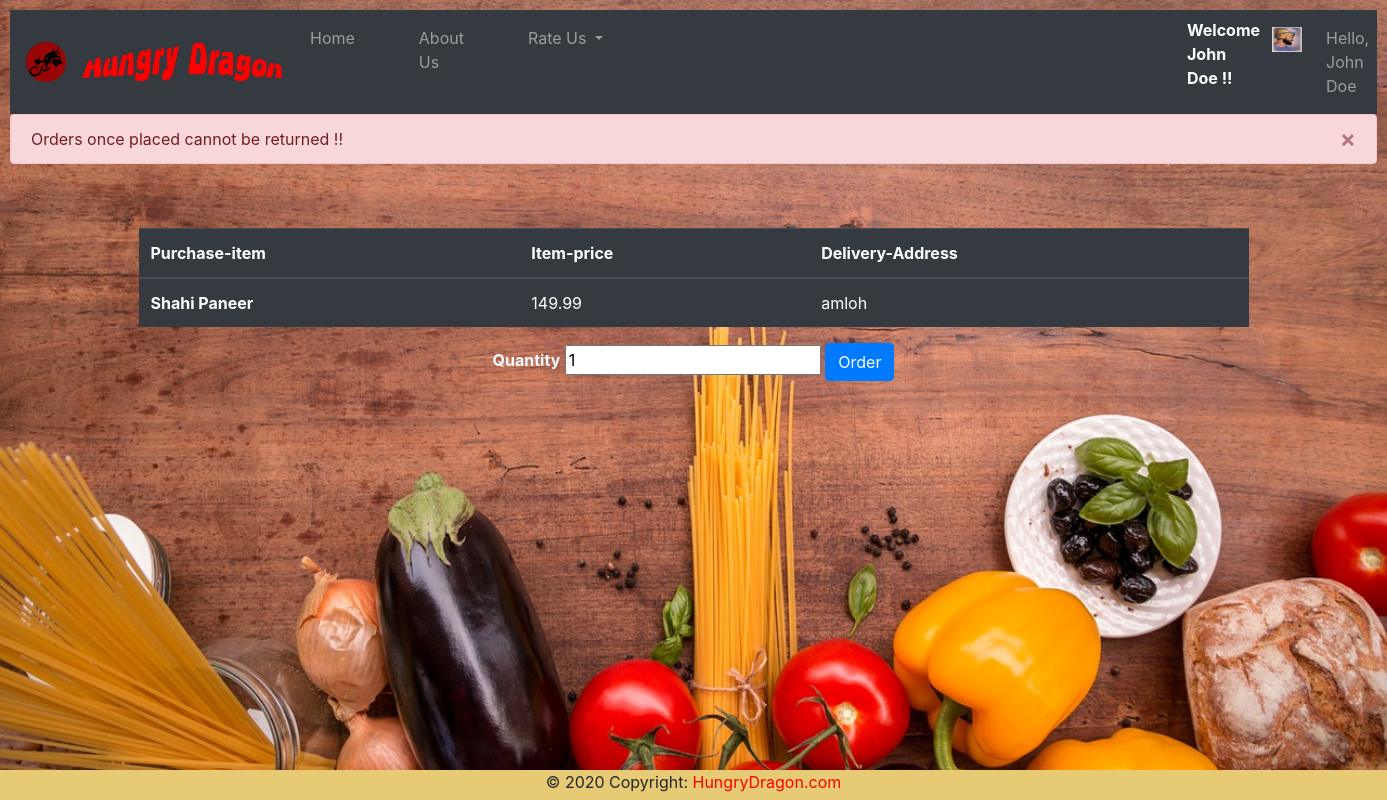
The page /order/Shahi Paneer (signed in) on the database its author committed.
### cust/models.py (models this page shows, shortened)
class Client(models.Model):
    user=models.OneToOneField(User,on_delete=models.CASCADE)
    phone=models.CharField(max_length=14)
    address=models.CharField(max_length=200)
    city=models.CharField(max_length=40)
    prime=models.BooleanField(default=False)
    state=models.CharField(max_length=40)
    image=models.FileField(upload_to="clients/images/")

### Dish/models.py (models this page shows, shortened)
class MainDish(models.Model):
	INDIAN='Indian'
	AMERICAN='American'
	CHINESE='Chinese'
	ITALIAN='Italian'
	TYPE_CHOICES=[(INDIAN,'Indian'),(AMERICAN,'American'),(CHINESE,'Chinese'),(ITALIAN,'Italian')]
	name=models.CharField(max_length=40)
	type=models.CharField(max_length=20,choices=TYPE_CHOICES,default=AMERICAN)
	desc=models.TextField(max_length=1000)
	image=models.FileField(upload_to='dishes/images/')
	price=models.FloatField(default=0.0)

### Order/views.py (the view)
# urls.py: path('<str:my_name>',views.purchase,name="purchase"),
def purchase(request,my_name):
	username=request.user.username
	user=User.objects.get(username=username)
	data=Client.objects.get(user=user)
	maindish=MainDish.objects.get(name=my_name)
	if data.prime==True:
		price="{:.2f}".format(maindish.price*0.9)
	else:
		price=maindish.price
	context={'client':data,'price':price,'dish':maindish}
	return render(request,"purchase.html",context)

### templates/purchase.html (shortened to what this page needs)
{% extends 'base.html' %}
{% load static %}
{% block body %}
<div class="alert alert-danger alert-dismissible fade show" style="height:50px;"  role="danger">
  Orders once placed cannot be returned !!
  <button type="button" class="close" data-dismiss="alert" aria-label="Close">
    <span aria-hidden="true">&times;</span>
  </button>
</div>
<br>
<br>
<div class="container">
<table class="table table-dark">
    <thead>
      <tr>
        <th scope="col">Purchase-item</th>
        <th scope="col">Item-price</th>
        <th scope="col">Delivery-Address</th>
      </tr>
    </thead>
    <tbody>
      <tr>
        <th scope="row">{{dish.name}}</th>
        <td>{{price}}</td>
        <td>{{client.address}}</td>
      </tr>
    </tbody>
  </table>
  <form action="placed/{{dish.name}}" method="POST">
    <center>
    <label for="orderquantity" style="color:aliceblue"><b>Quantity</b></label>
<input type="number" id="orderquantity" required value=1 name="quantity">
    <input class="btn btn-primary" type="submit" value="Order">
    </center>
</form>
</div>
{% endblock %}

### templates/base.html (shortened to what this page needs)
<!doctype html>
{% load static %}
<html lang="en">
  <head>
    <link rel="stylesheet" href="{% static 'CSS/bootstrap.min.css' %}" >
  </head>
  <body>
    <nav class="navbar navbar-expand-lg navbar-dark bg-dark" style="color:black; background-color: lightcoral;">
      <a class="navbar-brand" href="{% static 'Images/MainDragon.png' %}"><img src="{% static 'Images/MainDragon.png' %}" width="40px" height="40px"></a>
      <a class="navbar-brand pr-1" href="\"><img src="{% static 'Images/FinalImage.jpg' %}" width="200px" height="40px"></a>
  <div class="collapse navbar-collapse" id="navbarSupportedContent">
    <ul class="navbar-nav mr-auto">
      <li {% if request.path == "/" %}class="nav-item active pr-5"{% else %}class="nav-item pr-5"{% endif %}>
        <a class="nav-link" href="\">Home <span class="sr-only">(current)</span></a>
      </li>
      <li {% if request.path == "/about/" %}class="nav-item active pr-5"{% else %}class="nav-item pr-5"{% endif %}>
        <a class="nav-link" href="/about">About Us</a>
      </li>
      <li class="nav-item dropdown pr-5">
        <a class="nav-link dropdown-toggle" href="#" id="navbarDropdown" role="button" data-toggle="dropdown" aria-haspopup="true" aria-expanded="false">
          Rate Us
        </a>
       {% if user.is_authenticated %}
       <li class="nav-item dropdown pr-5">
      </li>
      <li class="nav-item ml-6 pl-6">
<b><marquee style="color:white">Welcome {{client.user.username}} !!</marquee></b></h3>
       </li>
       <li class="nav-item pl-1">
         <a class="nav-link" href="{{ client.image.url }}"><img src="{{ client.image.url }}" alt="" width=30px height=25px></a>
       </li>
	   <li class="nav-item dropdown pl-2">
        <a class="nav-link dropdown" href="#" id="navbarDropdown" role="button" data-toggle="dropdown" aria-haspopup="true" aria-expanded="false">
          Hello, {{ user.get_username }}
        </a>
      </li>
        </li>
    {% endif %}
</ul>
  </div>
</nav>
{% block body %}
{% endblock %}
    <center>
<footer class="page-footer font-small blue">
  <div class="footer-copyright text-center">© 2020 Copyright:
    <a href="\" style="color:red"> HungryDragon.com</a>
  </div>
</footer>
</center>
  </body>
</html>

### rows shown on the page
Client: user.username "John Doe", image (picture), address "amloh"
MainDish: name "Shahi Paneer", price "149.99"

### other values the page prints
{{ user.get_username }} "John Doe"
